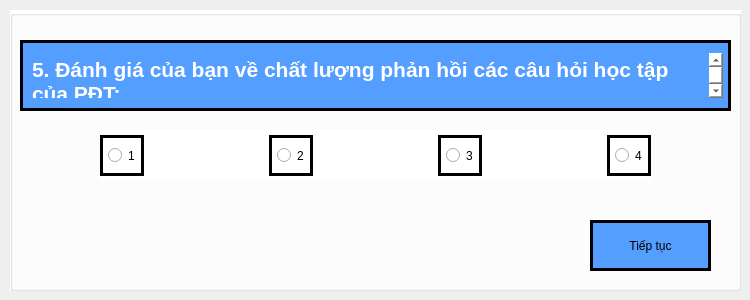
   <widget class="QWidget" name="page_4">
    <widget class="QGroupBox" name="groupBox_6">
     <property name="geometry">
      <rect>
       <x>10</x>
       <y>10</y>
       <width>731</width>
       <height>281</height>
      </rect>
     </property>
     <property name="styleSheet">
      <string notr="true">background-color: #ffffff;</string>
     </property>
     <property name="title">
      <string/>
     </property>
     <widget class="QTextBrowser" name="textBrowser_10">
      <property name="geometry">
       <rect>
        <x>10</x>
        <y>30</y>
        <width>711</width>
        <height>71</height>
       </rect>
      </property>
      <property name="styleSheet">
       <string notr="true">background-color: #549eff;
padding: 10px 5px;
border: 3px solid black;</string>
      </property>
      <property name="html">
       <string>&lt;!DOCTYPE HTML PUBLIC &quot;-//W3C//DTD HTML 4.0//EN&quot; &quot;http://www.w3.org/TR/REC-html40/strict.dtd&quot;&gt;
&lt;html&gt;&lt;head&gt;&lt;meta name=&quot;qrichtext&quot; content=&quot;1&quot; /&gt;&lt;style type=&quot;text/css&quot;&gt;
p, li { white-space: pre-wrap; }
&lt;/style&gt;&lt;/head&gt;&lt;body style=&quot; font-family:'PibotoLt'; font-size:8pt; font-weight:400; font-style:normal;&quot;&gt;
&lt;p style=&quot; margin-top:0px; margin-bottom:0px; margin-left:0px; margin-right:0px; -qt-block-indent:0; text-indent:0px;&quot;&gt;&lt;span style=&quot; font-size:16pt; font-weight:600; color:#ffffff;&quot;&gt;5. Đánh giá của bạn về chất lượng phản hồi các câu hỏi học tập của PĐT:&lt;/span&gt;&lt;/p&gt;&lt;/body&gt;&lt;/html&gt;</string>
      </property>
     </widget>
     <widget class="QPushButton" name="home_3">
      <property name="geometry">
       <rect>
        <x>580</x>
        <y>210</y>
        <width>121</width>
        <height>51</height>
       </rect>
      </property>
      <property name="styleSheet">
       <string notr="true">background-color: #549eff;
font: 75 italic 12pt &quot;Sans&quot;;
padding: 10px 5px;
border: 3px solid black;

</string>
      </property>
      <property name="text">
       <string>Tiếp tục</string>
      </property>
     </widget>
     <widget class="QWidget" name="layoutWidget_3">
      <property name="geometry">
       <rect>
        <x>90</x>
        <y>120</y>
        <width>551</width>
        <height>51</height>
       </rect>
      </property>
      <layout class="QHBoxLayout" name="horizontalLayout_5">
       <item>
        <widget class="QRadioButton" name="ra3_9">
         <property name="styleSheet">
          <string notr="true">font: 75 italic 12pt &quot;Sans&quot;;
padding: 10px 5px;
border: 3px solid black;
</string>
         </property>
         <property name="text">
          <string>1</string>
         </property>
        </widget>
       </item>
       <item>
        <spacer name="horizontalSpacer_13">
         <property name="orientation">
          <enum>Qt::Horizontal</enum>
         </property>
         <property name="sizeHint" stdset="0">
          <size>
           <width>40</width>
           <height>20</height>
          </size>
         </property>
        </spacer>
       </item>
       <item>
        <widget class="QRadioButton" name="ra3_10">
         <property name="styleSheet">
          <string notr="true">font: 75 italic 12pt &quot;Sans&quot;;
padding: 10px 5px;
border: 3px solid black;
</string>
         </property>
         <property name="text">
          <string>2</string>
         </property>
        </widget>
       </item>
       <item>
        <spacer name="horizontalSpacer_14">
         <property name="orientation">
          <enum>Qt::Horizontal</enum>
         </property>
         <property name="sizeHint" stdset="0">
          <size>
           <width>40</width>
           <height>20</height>
          </size>
         </property>
        </spacer>
       </item>
       <item>
        <widget class="QRadioButton" name="ra3_11">
         <property name="styleSheet">
          <string notr="true">font: 75 italic 12pt &quot;Sans&quot;;
padding: 10px 5px;
border: 3px solid black;
</string>
         </property>
         <property name="text">
          <string>3</string>
         </property>
        </widget>
       </item>
       <item>
        <spacer name="horizontalSpacer_15">
         <property name="orientation">
          <enum>Qt::Horizontal</enum>
         </property>
         <property name="sizeHint" stdset="0">
          <size>
           <width>40</width>
           <height>20</height>
          </size>
         </property>
        </spacer>
       </item>
       <item>
        <widget class="QRadioButton" name="ra3_12">
         <property name="styleSheet">
          <string notr="true">font: 75 italic 12pt &quot;Sans&quot;;
padding: 10px 5px;
border: 3px solid black;
</string>
         </property>
         <property name="text">
          <string>4</string>
         </property>
        </widget>
       </item>
      </layout>
     </widget>
    </widget>
   </widget>
